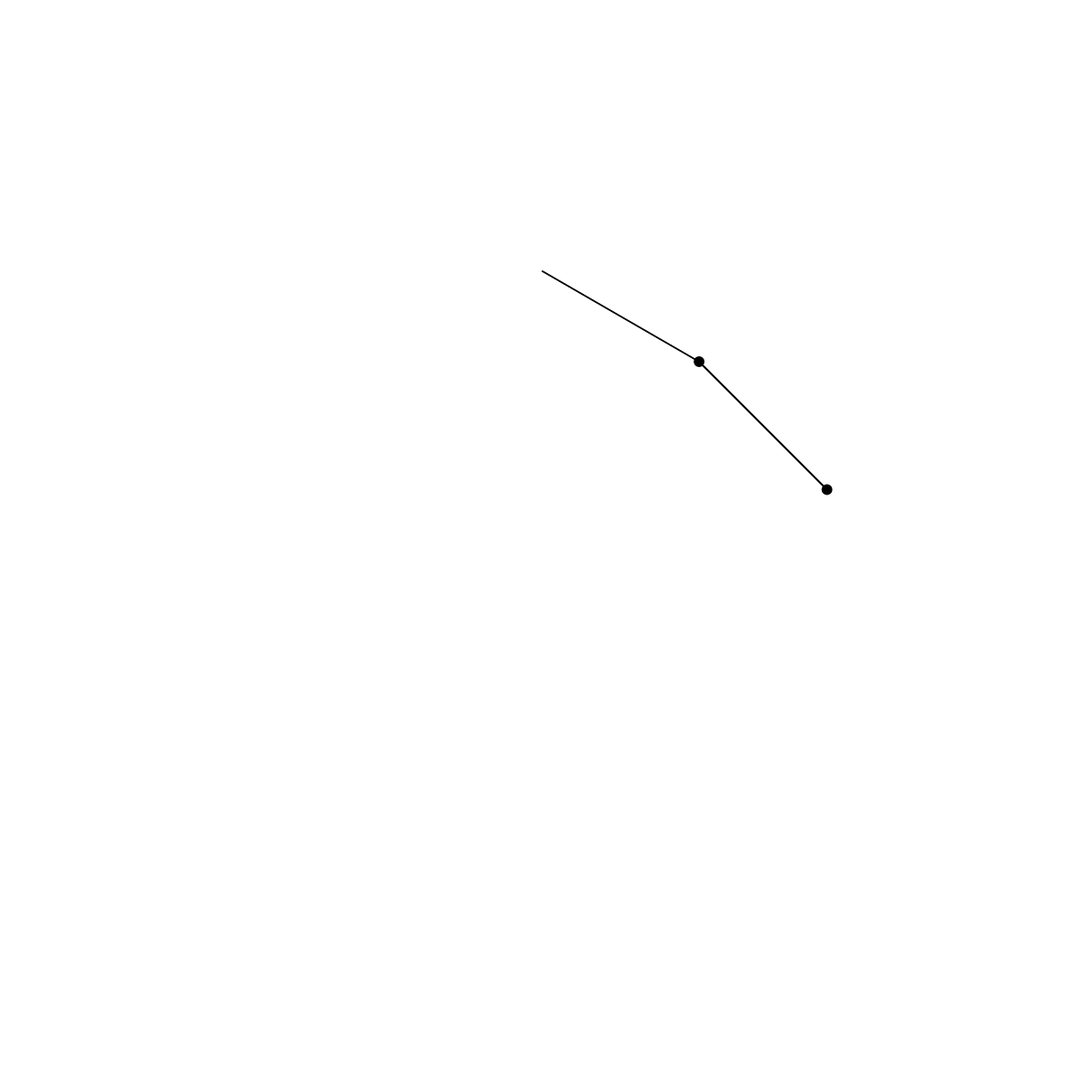
Frame 1 (no input)
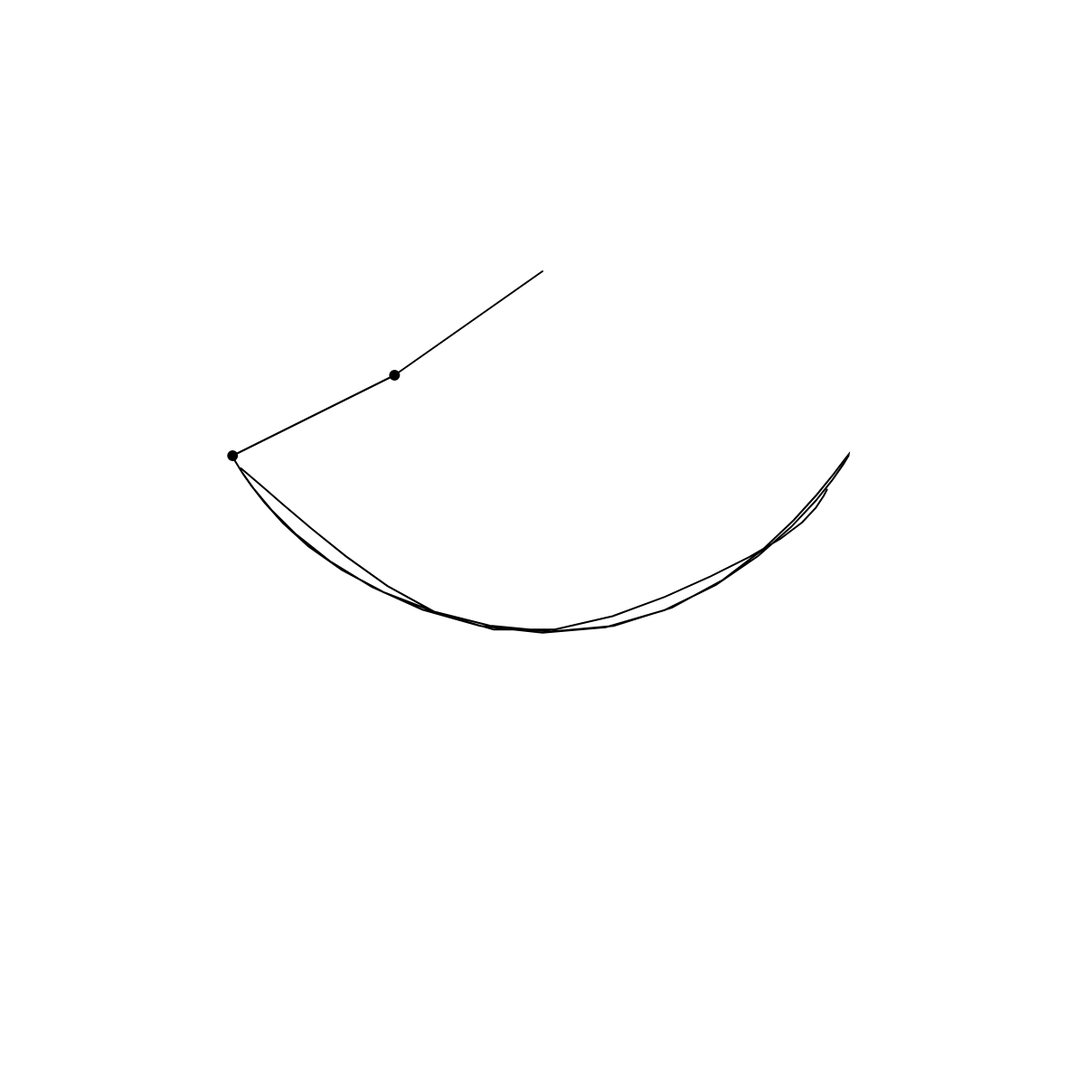
Frame 60 (no input)
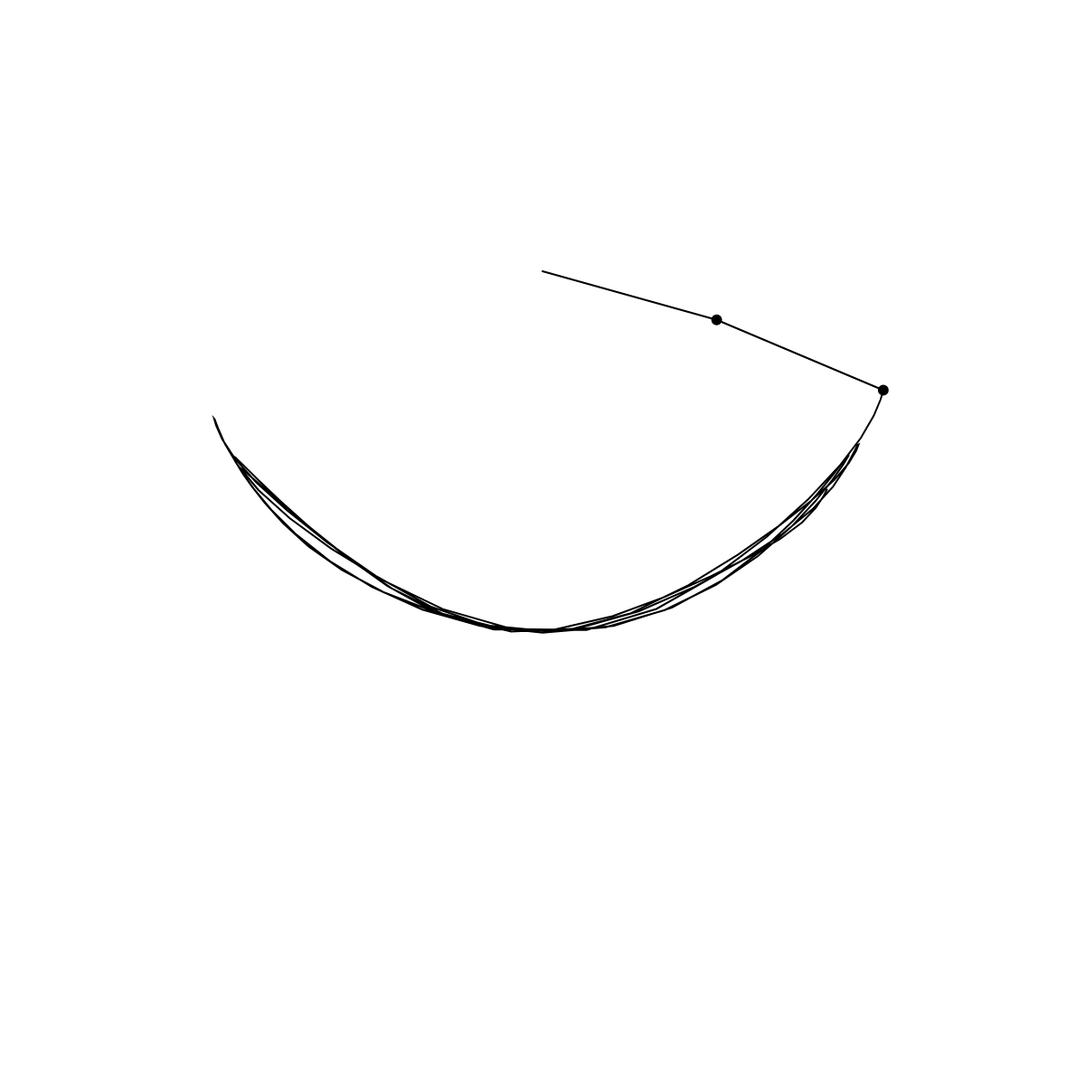
Frame 120 (the mouse pressed at the canvas centre since frame 60)

The p5.js sketch that drew these frames (run headless with seeded random() and noise() and a simulated clock; from frame 60 on, the mouse is pressed at the canvas centre):

// p5.js sketch
// ── sketch.js
/// <reference path="./p5.global-mode.d.ts" />

// initialize all the parameters
let r1 = 200;
let r2 = 200;
let m1 = 10;
let m2 = 10;
let a1 = Math.PI/3;
let a2 = Math.PI/4;
let g = 9.8;     // constant g in physics
let a1_v = 0;    // velocity of angle 1
let a2_v = 0;    // velocity of angle 2
let a1_acc = 0;  // acceleration of angle 1
let a2_acc = 0;  // acceleration of angle 2
let canvas;
let px2 = -1;
let py2 = -1;
let points = [];

function setup() {
  createCanvas(1200, 1200);
  canvas = createGraphics(100, 100);
  canvas.background(255);
  frameRate(22);
}

function draw() {
  // set up
  background(255);
  image(canvas, 0, 0);
  stroke(0);
  strokeWeight(2);
  translate(600, 300);

  // position of the upper point
  let x1 = r1 * sin(a1);
  let y1 = r1 * cos(a1);

  // position of the lower point
  let x2 = x1 + r2 * sin(a2);
  let y2 = y1 + r2 * cos(a2);

  // draw
  line(0, 0, x1, y1);
  fill(0);
  ellipse(x1, y1, m1, m1);

  line(x1, y1, x2, y2);
  fill(0);
  ellipse(x2, y2, m2, m2);

  // update the angle a1 and a2
  a1 += a1_v;
  a2 += a2_v
  update_a1();
  update_a2();
  a1_v += a1_acc;
  a2_v += a2_acc;
  points.push([x2, y2]);

  // draw
  canvas.translate(600, 200);
  canvas.strokeWeight(4);
  canvas.stroke(0);
  noFill();
  beginShape();
  for (i = 0; i < points.length; i++){
    vertex(points[i][0], points[i][1]);
  }
  endShape();
  
  px2 = x2;
  py2 = y2;
}

// function to update angle a1
function update_a1() {
  let term1 = -g * (2 * m1 + m2) * sin(a1);
  let term2 = -m2 * g * sin(a1 - 2 * a2);
  let term3 = Math.pow(a2_v, 2) * r2 + Math.pow(a1_v, 2) * r1 * cos(a1-a2);
  let term4 = -2 * sin(a1 - a2) * m2 * (term3);
  let term5 = r1 * (2 * m1 + m2 - m2 * cos(2 * a1 - 2 * a1));
  a1_acc = (term1 + term2 + term4) / term5;
}

// function to update angle a2
function update_a2() {
  let term1 = 2 * sin(a1 - a2);
  let term2 = (Math.pow(a1_v, 2) * r1 * (m1 + m2));
  let term3 = g * (m1 + m2) * cos(a1);
  let term4 = Math.pow(a2_v, 2) * r2 * m2 * cos(a1 - a2);
  let term5 = r2 * (2*m1 + m2 - m2 * cos(2 * a1 - 2 * a2));
  a2_acc = (term1 * (term2 + term3 + term4)) / term5;
}
